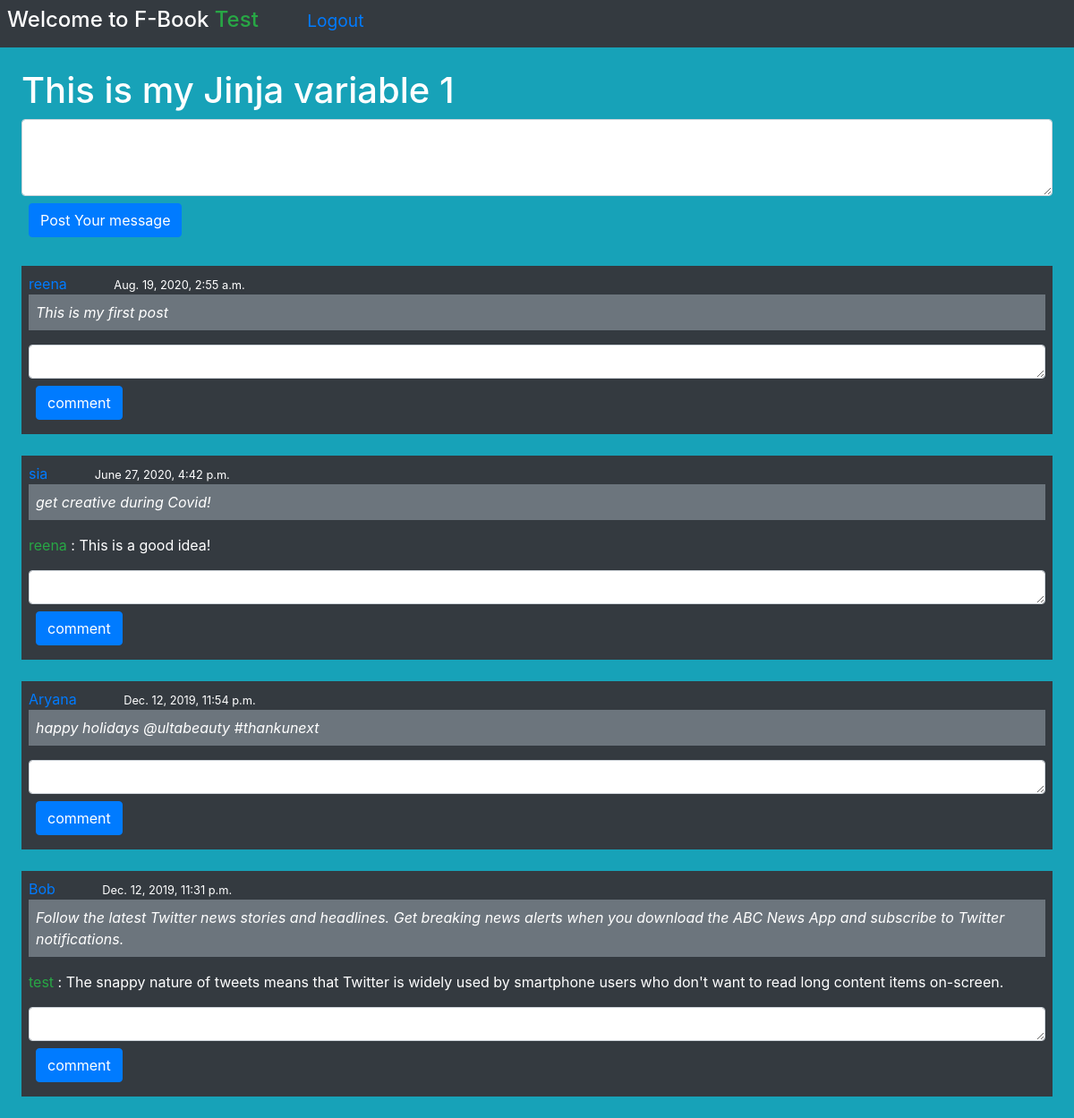
Screenshot of /home/ (signed in) with the database file from the repository.
### fbook/models.py (models this page shows)
class Messages(models.Model):
    message=models.TextField()
    content=models.TextField()
    created_at=models.DateTimeField(auto_now_add=True)
    updated_at=models.DateTimeField(auto_now=True)
    poster=models.ForeignKey(User,related_name="messages", on_delete=models.CASCADE)

class Comments(models.Model):
    comment=models.TextField()
    created_at=models.DateField(auto_now=True)
    updated_at=models.DateField(auto_now_add=True)
    comment_by=models.ForeignKey(User,related_name="user_comments", on_delete=models.CASCADE)
    comment_at=models.ForeignKey(Messages, related_name="msg_comments", on_delete=models.CASCADE)

### fbook/views.py (the view)
# urls.py: 2. Add a URL to urlpatterns:  path('', views.home, name='home')
def home(request):
    msgs=Messages.objects.all().order_by("-created_at")
    context={'msgs':msgs}
    return render(request,"fbook/home.html",context)

### fbook/templates/fbook/home.html (shortened to what this page needs)
{% extends "users/base.html" %}
{% load crispy_forms_tags %}
{% block content %}
<div class="content-section">
{% with count=1 %}
<h1>This is my Jinja variable {{count}}</h1>
{% endwith%}
<form action="{%url 'postmsg' %}" method="POST">
        <textarea class="form-control" name="msgbox" cols="100" rows="3">
  </textarea>
        <input class="btn btn-primary mb-2 m-2" type="submit" value="Post Your message">
    </form>
    {%for msg in msgs %}
    <br>
    <div class="bg-dark text-white p-2">
        <a href="{%url 'my_msgs' msg.poster.id %}">{{msg.poster.username}}</a>
        <span class="ml-5"><small>{{msg.created_at}} </small></span>
        <p class=" font-italic bg-secondary text-white p-2">{{msg.message}}
        </p>
        {% for comment in msg.msg_comments.all %}
        <p><span class="text-success">{{comment.comment_by}} </span>: {{comment.comment}}</p>
        {% endfor %}
        <form action="{%url 'postcomment' %}" method="POST">
            <textarea class="form-control" name="comment" cols="30" rows="1"></textarea>
            <input class="btn btn-primary mb-2 m-2" type="submit" name="" value="comment">
        </form>
    </div>
    {%endfor%}
    {% endblock content%}

### users/templates/users/base.html (shortened to what this page needs)
<!DOCTYPE html>
<html lang="en">
<head>
    <link rel="stylesheet" href="https://maxcdn.bootstrapcdn.com/bootstrap/4.0.0/css/bootstrap.min.css"
>
</head>
<body>
    <div class=" navbar-nav mx-auto p-2 bg-dark text-white">
        <p class="h4 ">Welcome to F-Book <span class=" text-capitalize text-success"> {{user.username}}</span>
            {% if user.is_authenticated %}
            <span><a class="small d-inline ml-5 nav-item nav-link" href="{% url 'signout' %}">Logout</a></span>
            {%endif%}
        </p>
    </div>
    <div class="p-4 m-0 bg-info mx-auto text-white">
        {% block content %}
        {% endblock %}
    </div>
</body>
</html>

### rows the page displays
Messages: poster.username "reena", created_at "Aug. 19, 2020, 2:55 a.m.", message "This is my first post"
Messages: poster.username "sia", created_at "June 27, 2020, 4:42 p.m.", message "get creative during Covid!"
Comments: comment_by "reena", comment "This is a good idea!"
Messages: poster.username "Aryana", created_at "Dec. 12, 2019, 11:54 p.m.", message "happy holidays @ultabeauty #thankunext"
Messages: poster.username "Bob", created_at "Dec. 12, 2019, 11:31 p.m.", message "Follow the latest Twitter news stories and headlines. Get breaking news alerts when you download the ABC News App and subscribe to Twitter notifications."
Comments: comment_by "test", comment "The snappy nature of tweets means that Twitter is widely used by smartphone users who don't want to read long content items on-screen."

### other values shown
{{ user.username }} "Test"
{{ count }} "1"
